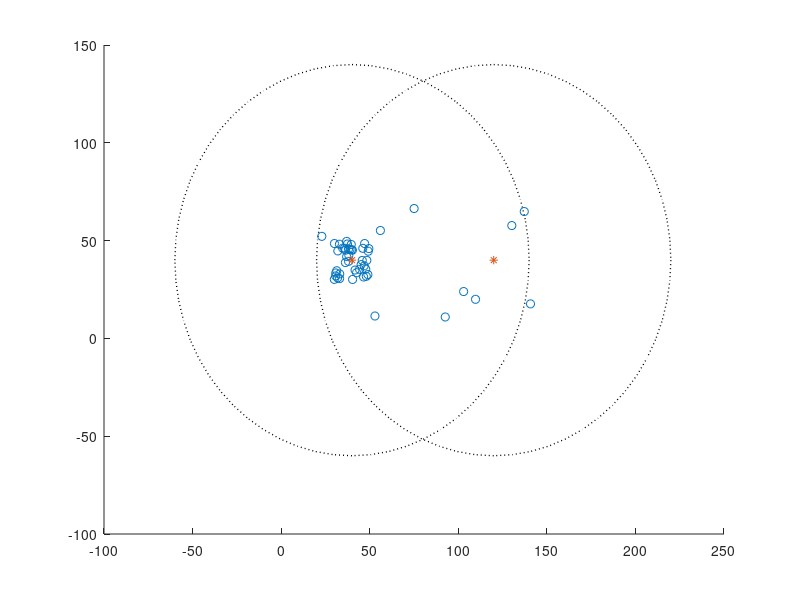

Here is the MATLAB script that generated this plot:
function[BS_locations, user_locations,num_helpers,num_users,r] = BS_user_placement
%%********This function places base stations in whichever way you want*****
%num_cells = macro_side/cell_side; % for simple 1-D model
%num_cells = Nx*Ny;
%[Lxy_t,Lxy,X,Y] = arch_layout(M,Nx,Ny);
% small cell base stations are located at the centre of every voronoi cell
%****positions of femto BS's *****
%[Dab] = modulo_distance(Lxy_t,Lxy,X,Y);
%BS_locations = reshape(Lxy_t.',1,Nx*Ny);      

 BS_locations = [40;120] + sqrt(-1)*[40;40]; %for simple 1-D example
%****** USER POSITIONS*************
%user_locations = Lxy.';
%***** Users are generated from either a uniform distribution or Gaussian
%distribution*****
user_locations(1:40) = unifrnd(30,50,1,40) + sqrt(-1)*unifrnd(30,50,1,40);
user_locations(41:50) = unifrnd(0,160,1,10)+ sqrt(-1)*unifrnd(0,80,1,10);
%user_locations(1:150) = linspace(1,10,150);
%user_locations(151:200) = linspace(40,79,50);

%user_locations = 20*ones(1,num_users); % simple 1-D model
%user_locations(1:num_users - 10) = 5;
%user_locations(num_users-9:num_users) = 35;
r = 100;
num_users = 50;
num_helpers = 2;
x_h = real(BS_locations);
y_h = imag(BS_locations);
x_u = real(user_locations);
y_u = imag(user_locations);
%set(gca,'XTickMode','manual')
%set(gca,'YTickMode','manual')

 for i = 1:length(BS_locations)
     xxx = x_h(i) - r;
     yyy = y_h(i) - r;
     rr = 2*r;
     rectangle('Position',[xxx,yyy,rr,rr],'Curvature',[1,1],'Linestyle',':','LineWidth',1);
     hold  all
 end
 
scatter(real(user_locations),imag(user_locations),'b*');
hold all
scatter(real(BS_locations),imag(BS_locations),'*r');
%set(gca,'XTick',-360:80:360);
%set(gca, 'YTick',-360:80:360);
%grid(gca)




